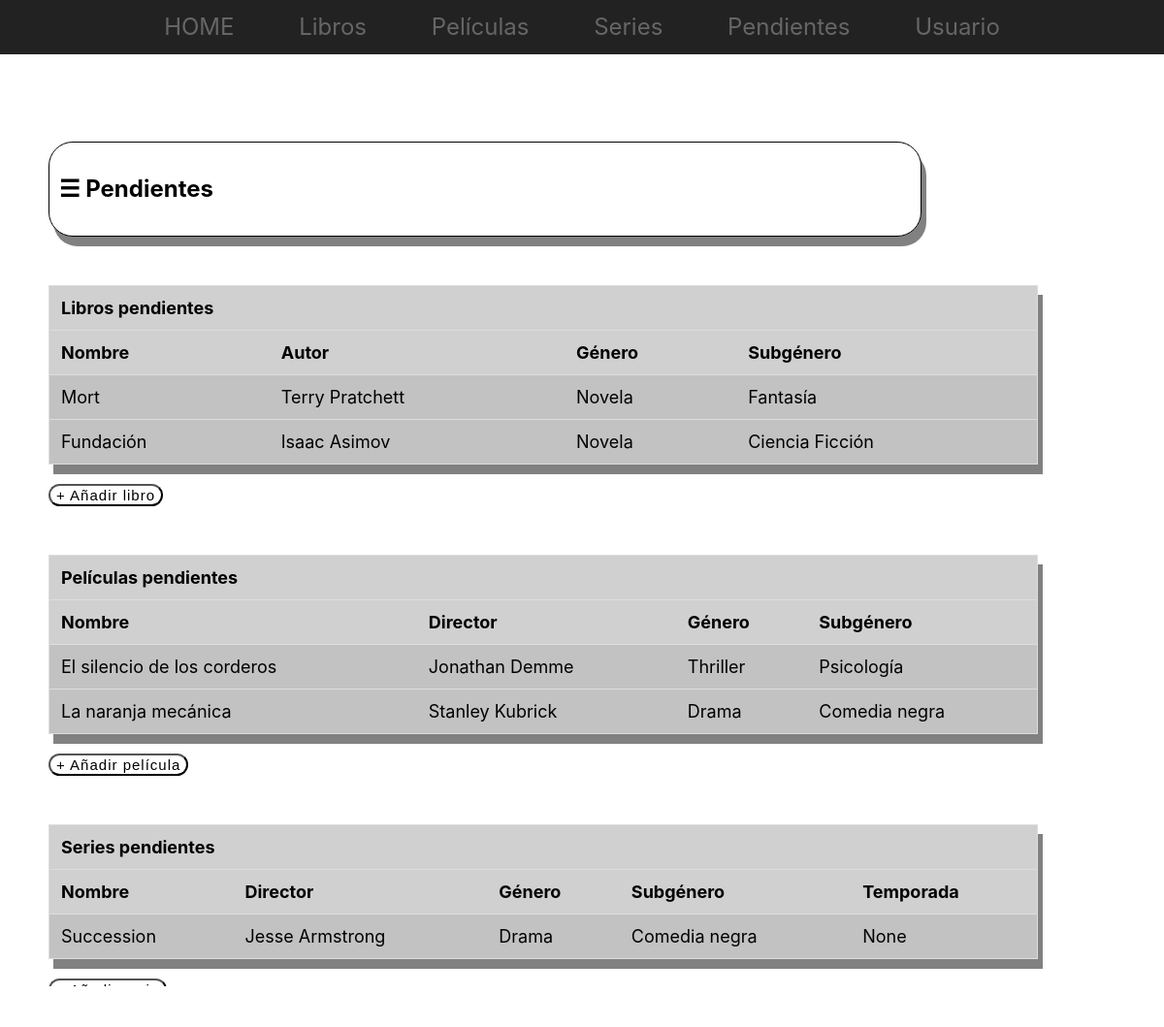
The page /catalogo/pendientes/ (signed in) on the database as committed earlier.
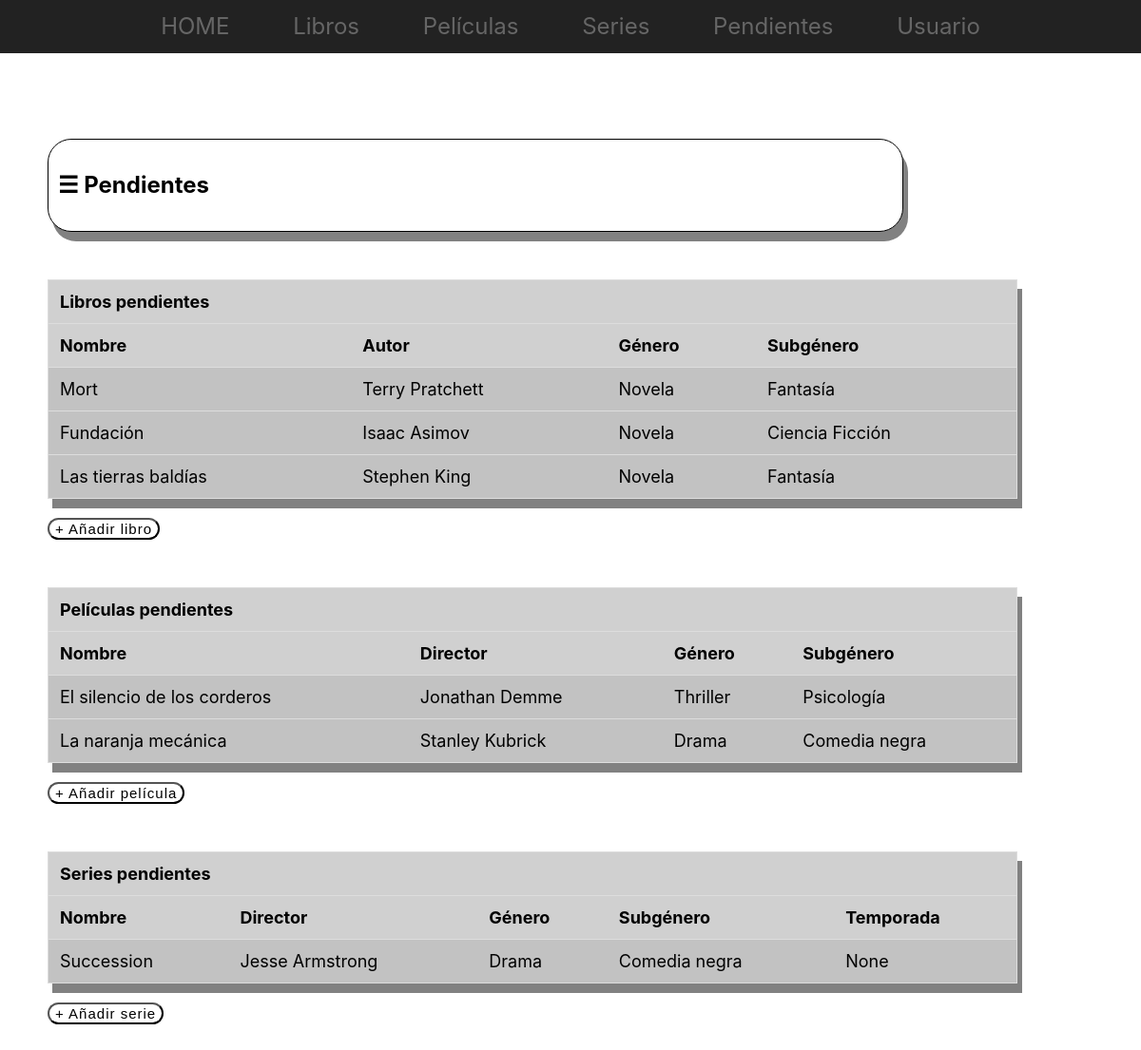
The same page on the database as committed later.
### Catalogo/models.py (models this page shows, shortened)
class Libro(models.Model):
    nombre = models.CharField(max_length = 50)
    autor = models.CharField(max_length = 50)
    genero = models.CharField(max_length = 50)
    subgenero = models.CharField(max_length = 50, blank = True, null = True)
    publicacion = models.DateField("Fecha de publicación")
    leido = models.BooleanField()
    lectura = models.DateField("Fecha de lectura", blank = True, null = True)
    puntuacion = models.FloatField(blank = True, null = True)
    portada = models.ImageField(upload_to="portadas", height_field=None, width_field=None, max_length=100, blank = True, null = True)
    comentario = models.CharField(max_length = 500, blank = True, null = True)

class Pelicula(models.Model):
    nombre = models.CharField(max_length = 50)
    director = models.CharField(max_length = 50)
    genero = models.CharField(max_length = 50)
    subgenero = models.CharField(max_length = 50, blank = True, null = True)
    estreno = models.DateField("Fecha de estreno")
    vista = models.BooleanField()
    visualizacion = models.DateField("Fecha de visualización", blank = True, null = True)
    puntuacion = models.FloatField(blank = True, null = True)
    portada = models.ImageField(upload_to="portadas", height_field=None, width_field=None, max_length=100, blank = True, null = True)
    comentario = models.CharField(max_length = 500, blank = True, null = True)

class Serie(models.Model):
    nombre = models.CharField(max_length = 50)
    director = models.CharField(max_length = 50)
    genero = models.CharField(max_length = 50)
    subgenero = models.CharField(max_length = 50, blank = True, null = True)
    estreno = models.DateField("Fecha de estreno")
    temporada = models.IntegerField(null = True)
    vista = models.BooleanField()
    visualizacion = models.DateField("Fecha de visualización", blank = True, null = True)
    puntuacion = models.FloatField(blank = True, null = True)
    portada = models.ImageField(upload_to="portadas", height_field=None, width_field=None, max_length=100, blank = True, null = True)
    comentario = models.CharField(max_length = 500, blank = True, null = True)

### Catalogo/views.py (the view)
# urls.py: path('pendientes/', views.pendientes, name = 'pendientes'),
@login_required
def pendientes(request):
    lista_libros = Libro.objects.order_by('-lectura')
    lista_pelis = Pelicula.objects.order_by('-visualizacion')
    lista_series = Serie.objects.order_by('-visualizacion')
    context = {
        'lista_libros': lista_libros,
        'lista_pelis': lista_pelis,
        'lista_series': lista_series,
        }
    return render(request, 'Catalogo/pendientes.html', context)

### Catalogo/templates/Catalogo/pendientes.html (shortened to what this page needs)
{% extends "base.html" %}
{% load static %}
    {% block content %}
      <div id="box">
        <h2>&#9776;&nbsp;<b>Pendientes</b></h2>
      </div>
      <table id="myTable">
        <tr class="header">
          <th colspan="4">Libros pendientes</th>
        </tr>
        <tr class="header">
            <th>Nombre</th>
            <th>Autor</th>
            <th>Género</th>
            <th>Subgénero</th>
        </tr>
        {% if lista_libros %}
              <tr>
              {% for libro in lista_libros %}
                {% if libro.leido == False %}
                  <td><a href="{% url 'librosDetalle' libro.id %}">{{ libro.nombre }}</a></td>
                  <td>{{ libro.autor }}</td>
                  <td>{{ libro.genero }}</td>
                  <td>{{ libro.subgenero }}</td>
              </tr>
                {% endif %}
              {% endfor %}
          {% else %}
              <p>Tienes que leer más.</p>
          {% endif %}
      </table>
      <button id="addButton"><a href="/admin/Catalogo/libro/add/">+ Añadir libro</a></button>
      <table id="myTable">
        <tr class="header">
          <th colspan="4">Películas pendientes</th>
        </tr>
        <tr class="header">
            <th>Nombre</th>
            <th>Director</th>
            <th>Género</th>
            <th>Subgénero</th>
        </tr>
        {% if lista_pelis %}
              {% for peli in lista_pelis %}
                {% if peli.vista == False %}
                  <td><a href="{% url 'peliculasDetalle' peli.id %}">{{ peli.nombre }}</a></td>
                  <td>{{ peli.director }}</td>
                  <td>{{ peli.genero }}</td>
                  <td>{{ peli.subgenero }}</td>
                {% endif %}
              {% endfor %}
          {% else %}
              <p>Tienes que ver más peliculas.</p>
          {% endif %}
      </table>
      <button id="addButton"><a href="/admin/Catalogo/pelicula/add/">+ Añadir película</a></button>
      <table id="myTable">
        <tr class="header">
          <th colspan="5">Series pendientes</th>
        <tr class="header">
            <th>Nombre</th>
            <th>Director</th>
            <th>Género</th>
            <th>Subgénero</th>
            <th>Temporada</th>
        </tr>
        {% if lista_series %}
              <tr>
              {% for serie in lista_series %}
                {% if serie.vista == False %}
                  <td><a href="{% url 'seriesDetalle' serie.id %}">{{ serie.nombre }}</a></td>
                  <td>{{ serie.director }}</td>
                  <td>{{ serie.genero }}</td>
                  <td>{{ serie.subgenero }}</td>
                  <td>{{ serie.temporada }}</td>
                {% endif %}
              </tr>
              {% endfor %}
          {% else %}
              <p>Tienes que ver más series.</p>
          {% endif %}
      </table>
      <button id="addButton"><a href="/admin/Catalogo/serie/add/">+ Añadir serie</a></button>
    {% endblock content %}

Rows that differ between the two databases and show on the page:
added Libro: nombre "Las tierras baldías", autor "Stephen King", genero "Novela", subgenero "Fantasía"
